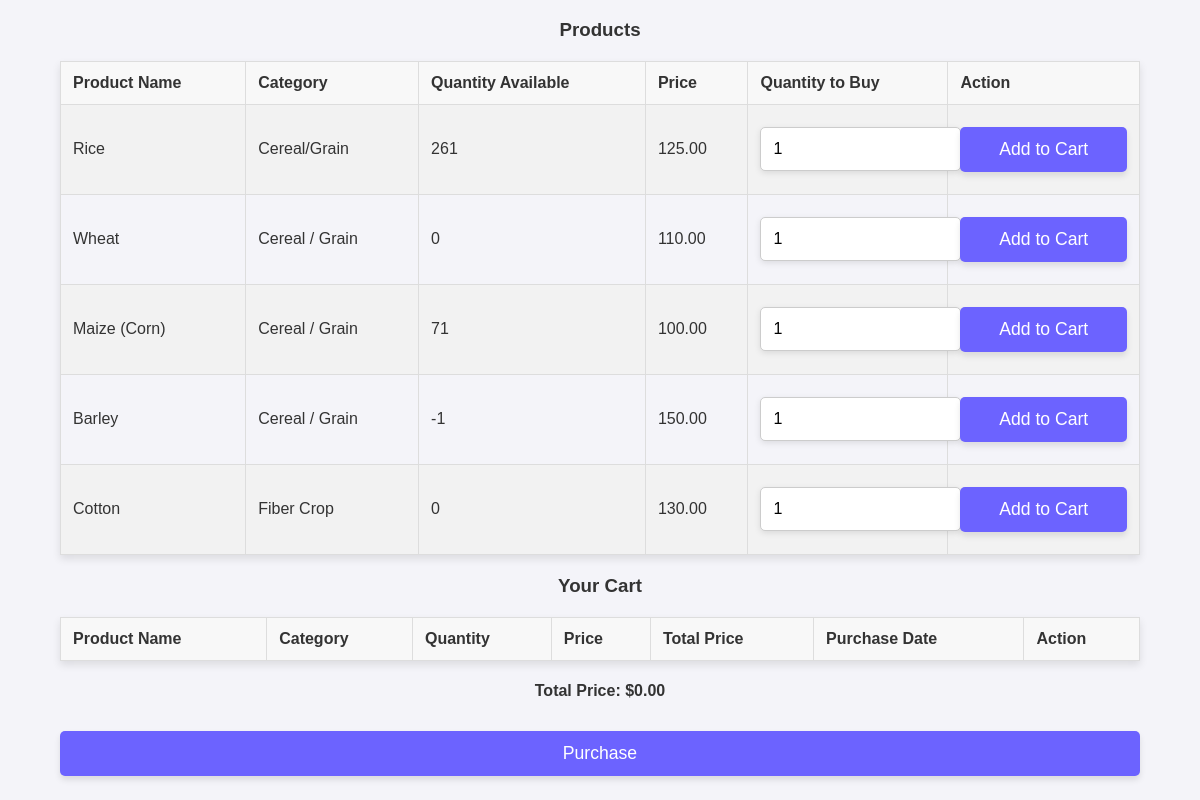
Page /consumer_db/index.php on the earlier database version.
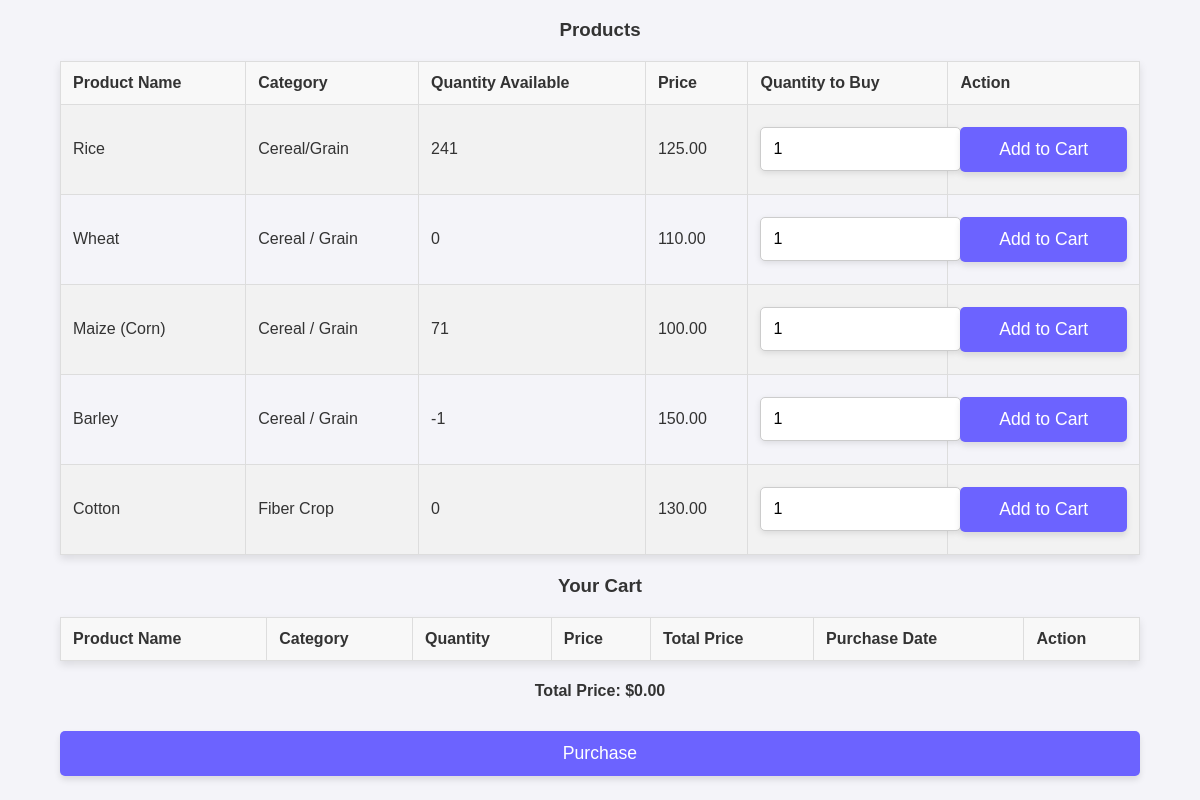
Same page on the later database version.
### tables this page shows
CREATE TABLE `product_info` (
  `id` int(11) NOT NULL,
  `product_id` int(11) NOT NULL,
  `quantity` int(11) NOT NULL,
  `new_price` decimal(10,2) DEFAULT NULL,
  `old_price` decimal(10,2) DEFAULT NULL,
  `production_cost` decimal(10,2) NOT NULL,
  `production_date` date NOT NULL,
  `expiration_date` date NOT NULL
);

CREATE TABLE `product` (
  `product_id` int(11) NOT NULL,
  `product_name` varchar(100) DEFAULT NULL,
  `category` varchar(100) DEFAULT NULL,
  `seasonality` varchar(50) DEFAULT NULL
);

### consumer_db/index.php (the view, shortened to what this page needs)
<?php
include('../config/connect.php');
$sql = "SELECT
            pi.id,
            p.product_id,
            p.product_name,
            p.category,
            pi.quantity,
            pi.new_price,
            pi.old_price,
            pi.production_date,
            pi.expiration_date
        FROM
            PRODUCT p
        INNER JOIN
            product_info pi ON p.product_id = pi.product_id
        ORDER BY p.product_id";
$result = $conn->query($sql);
?>
<!DOCTYPE html>
<html lang="en">
<head>
  <link rel="stylesheet" href="../product_db/product_info_style.css">
</head>
<body>
  <h3>Products</h3>
  <?php
  if ($result->num_rows > 0) {
    echo "<table border='1'>";
    echo "<tr>
                    <th>Product Name</th>
                    <th>Category</th>
                    <th>Quantity Available</th>
                    <th>Price</th>
                    <th>Quantity to Buy</th>
                    <th>Action</th>
                </tr>";
    while ($row = $result->fetch_assoc()) {
      echo "<tr id='product_row_" . $row['product_id'] . "'>
                    <td>" . htmlspecialchars($row['product_name']) . "</td>
                    <td>" . htmlspecialchars($row['category']) . "</td>
                    <td class='product-quantity'>" . htmlspecialchars($row['quantity']) . "</td>
                    <td>" . (is_null($row['new_price']) ? "NULL" : htmlspecialchars($row['new_price'])) . "</td>
                    <td>
                        <input type='number' id='quantity_" . $row['product_id'] . "' min='1' max='" . $row['quantity'] . "' value='1'/>
                    </td>
                    <td>
                        <button class='add-to-cart-btn' onclick='addToCart(" . $row['product_id'] . ", \"" . addslashes($row['product_name']) . "\", \"" . addslashes($row['category']) . "\", " . $row['new_price'] . ")'>Add to Cart</button>
                    </td>
                </tr>";
    }
    echo "</table>";
  } else {
    echo "<p>No data found.</p>";
  }
  ?>
  <h3>Your Cart</h3>
  <table border="1" id="cartTable">
    <thead>
      <tr>
        <th>Product Name</th>
        <th>Category</th>
        <th>Quantity</th>
        <th>Price</th>
        <th>Total Price</th>
        <th>Purchase Date</th>
        <th>Action</th>
      </tr>
    </thead>
  </table>
  <h4 id="totalPrice">Total Price: $0.00</h4>
  <button onclick="purchaseItems()">Purchase</button>
</body>
</html>

Differences in the rows shown:
changed product_info "Rice": quantity "261" → "241"
